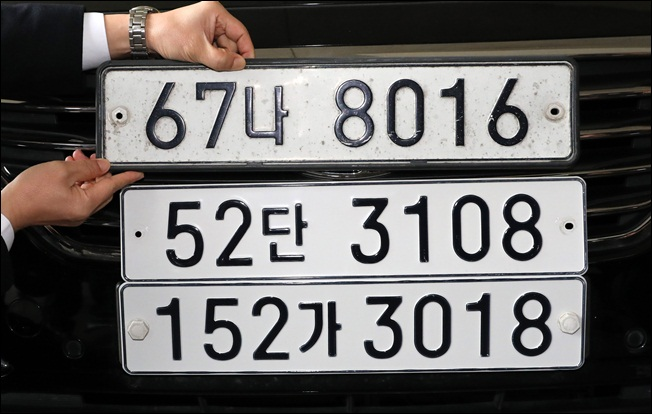
#> input picture images/110471_92673_057.jpg, 652 x 414 px
$ python -i license_plate.py   (imports and definitions only)
#> lines starting #> are read from the running program, lines starting #| are printed output that depends on the picture; after the words box and inside, x2 and y2 are one past the last pixel; in counts of white or black regions, pixels touching at a corner belong together
import numpy as np
import cv2
from easyocr import Reader


def detect_license_plate(img_path: str):
    """
    img_path: 이미지 파일 경로
    """
#> called with img_path = 'images/110471_92673_057.jpg'

    img = cv2.imread(img_path)  # 이미지 파일 불러와 인코딩
#> img is the input picture: shape (414, 652, 3); mean B, G, R 101, 102.2, 104.7
    if img is None:
        return 'Failed to load image file.'

    # 이미지 전처리
    grayscale = cv2.cvtColor(img, cv2.COLOR_BGR2GRAY)  # 그레이스케일로 변환
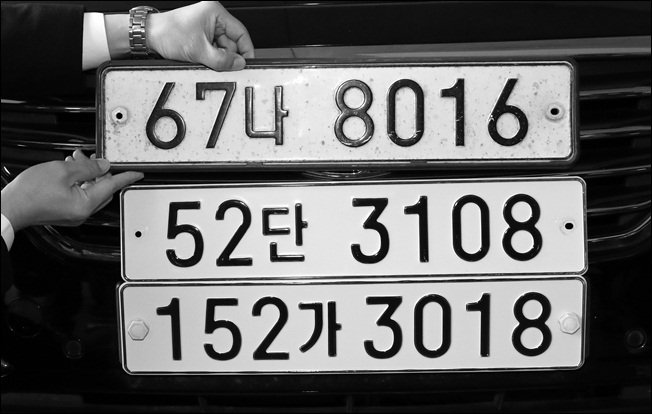
#> grayscale: shape (414, 652); min 0, max 255, mean 102.8
    # Adaptive Thresholding
    binary = cv2.adaptiveThreshold(grayscale, 255,
                                   cv2.ADAPTIVE_THRESH_GAUSSIAN_C,
                                   cv2.THRESH_BINARY_INV, 11, 2)
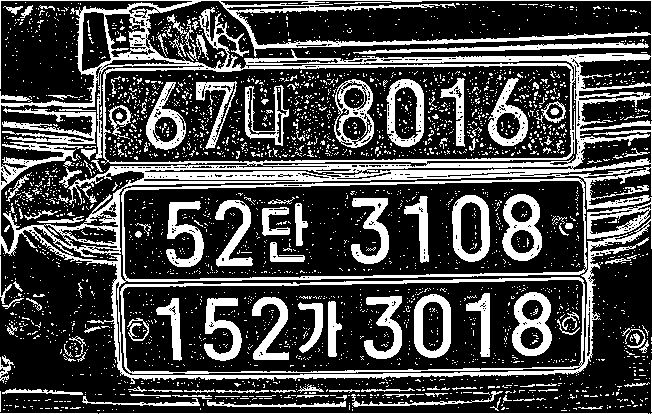
#> binary: shape (414, 652); 28.1% white; 3088 white regions (2941 under 20 px), largest, box (x1, y1, x2, y2) and area: (0, 0, 652, 384) 35297, (502, 194, 542, 261) 1362, (512, 292, 552, 356) 1330

    # 이미지 출력
    # show_images(['grayscale image', 'binary image'], [grayscale, binary])

    license_plates = []  # 차량번호들을 저장할 리스트
#> (the run stopped early here; a loop or call above may not have finished)

$ run again, on images/test_img_1.jpg
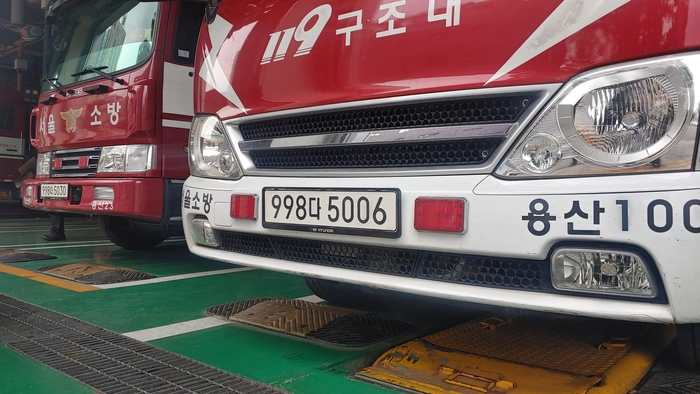
#> input picture images/test_img_1.jpg, 700 x 394 px
#> in detect_license_plate, img is the input picture: shape (394, 700, 3); mean B, G, R 93.8, 95.6, 111
#> in detect_license_plate, `grayscale = cv2.cvtColor(img, cv2.COLOR_BGR2GRAY)`:
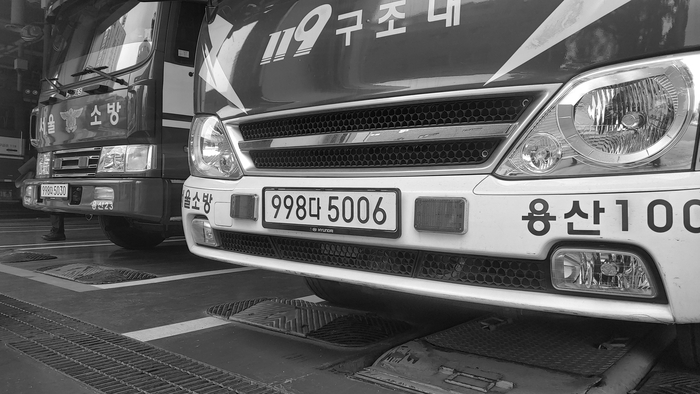
#> grayscale: shape (394, 700); min 0, max 255, mean 100
#> in detect_license_plate, `binary = cv2.adaptiveThreshold(grayscale, 255, cv2.ADAPTIVE_THRESH_GAU..`:
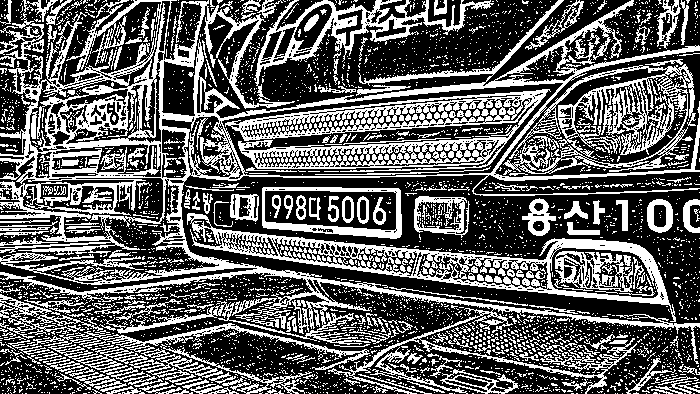
#> binary: shape (394, 700); 37.9% white; 3456 white regions (3163 under 20 px), largest, box (x1, y1, x2, y2) and area: (0, 0, 700, 394) 41556, (225, 89, 551, 172) 9604, (187, 213, 676, 322) 7580
